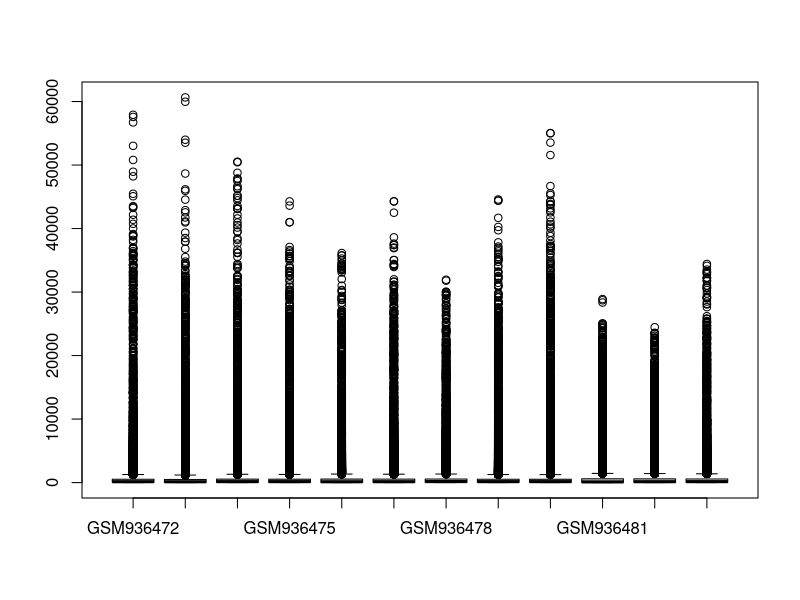
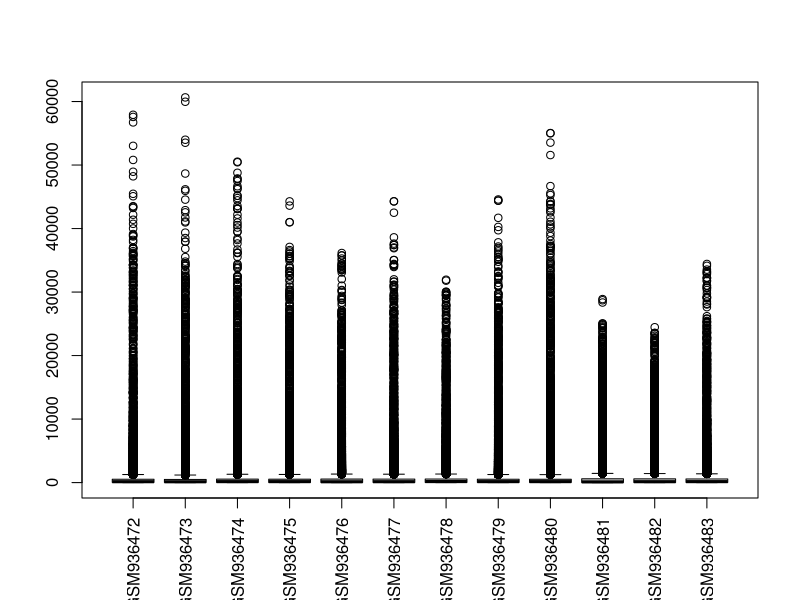
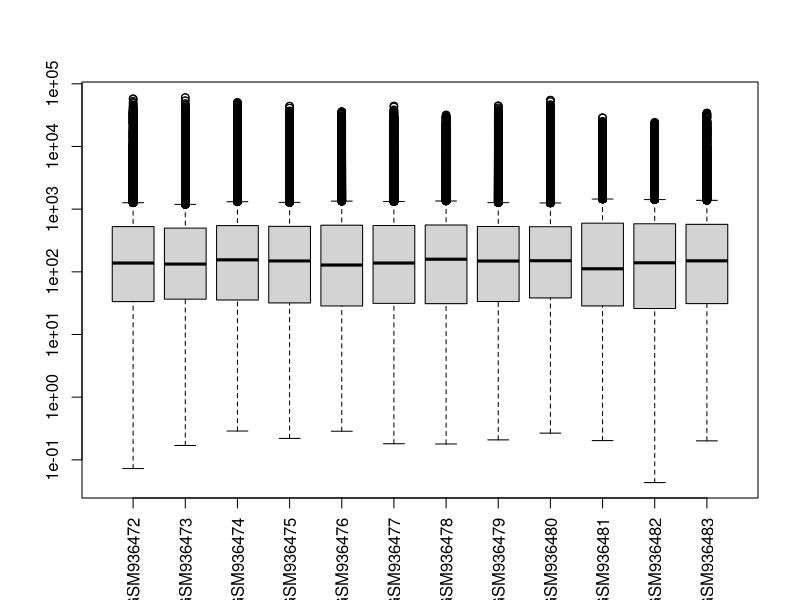
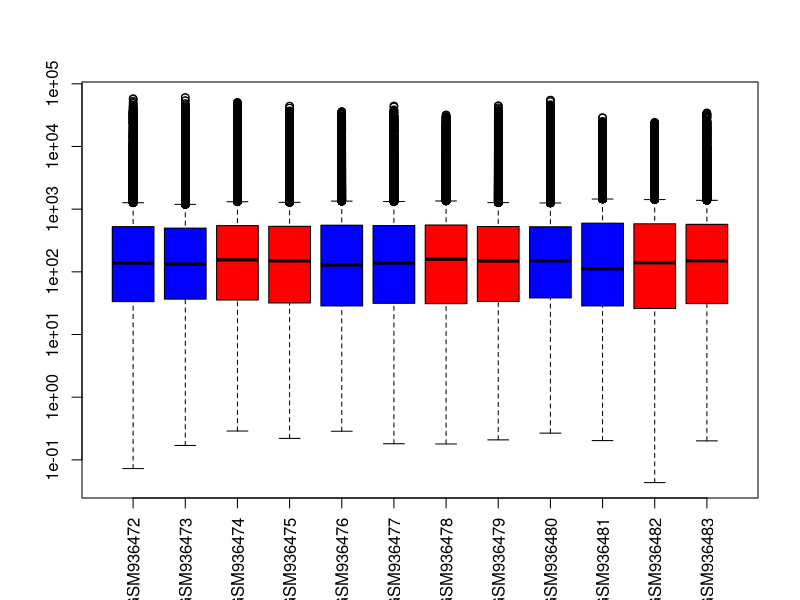
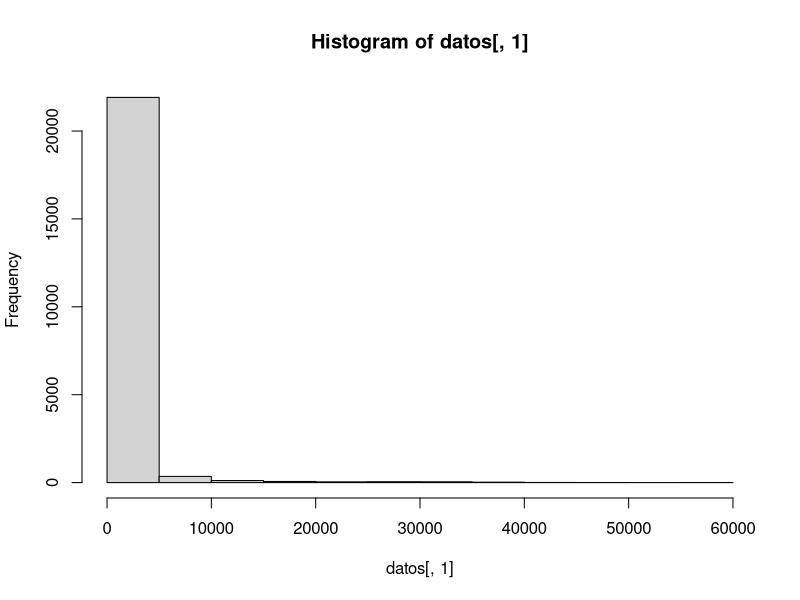
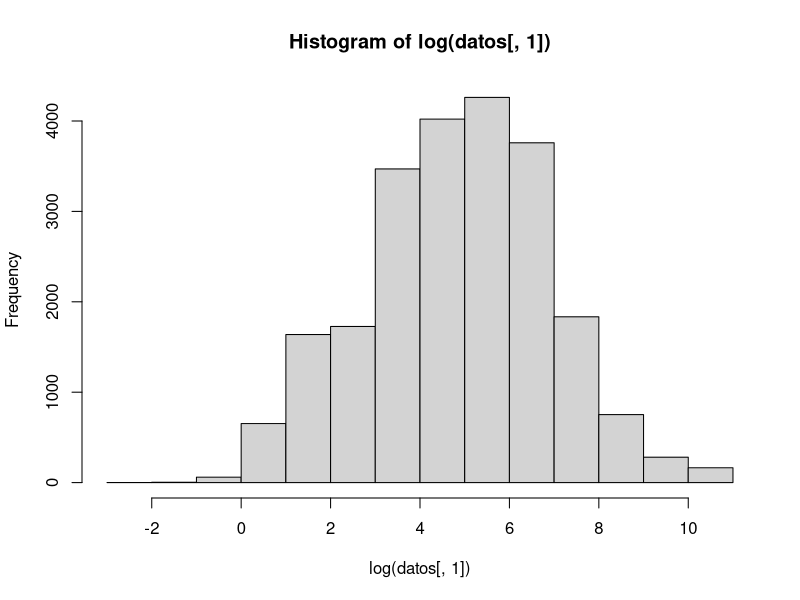
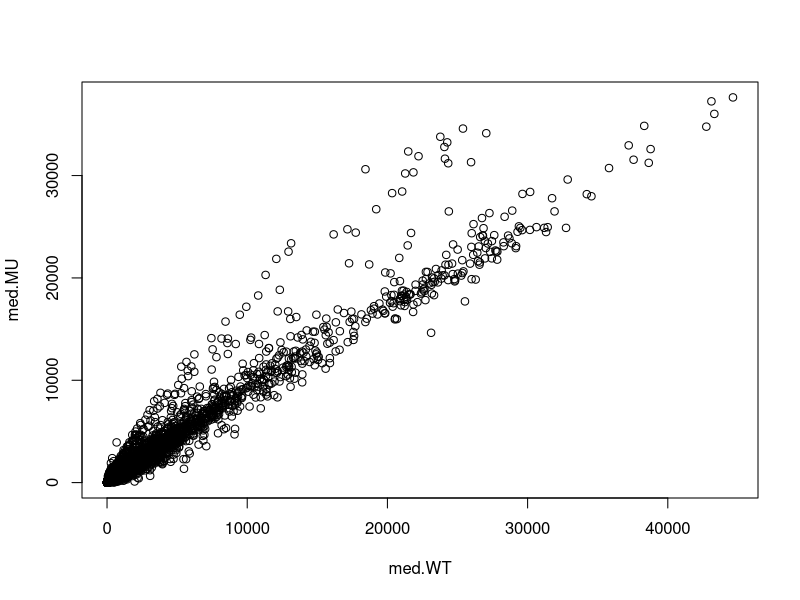
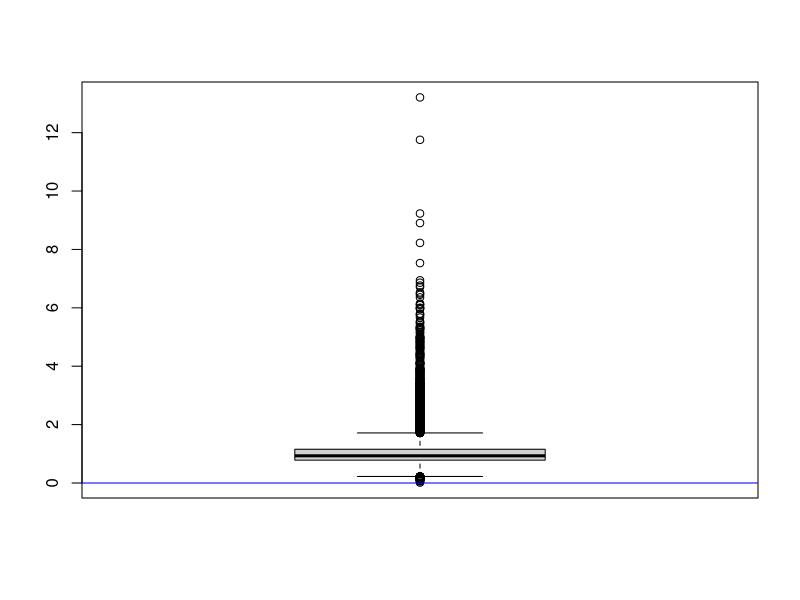

Write the R code that produced these figures, in order.
##microarray_analysis.r
##2014-07-15 dmontaner@cipf.es
##Celegans microarray data analysis
##We explore data from the series GSE38196 of the GEO database (fyestp://ftp.ncbi.nlm.nih.gov/geo)

## CLEAN THE WORKING ENVIRONMENT
rm (list = ls ())
options (width = 200)


## READ DATA
setwd ("datos")
dir  ()

ls ()

datos <- read.table (file = "GSE38196_series_matrix.txt", header = TRUE, comment.char = "!", as.is = TRUE)
ls ()
class (datos)
dim (datos)
datos[1:3,]

rownames (datos) <- datos[,1]
datos <- datos[,-1]
datos[1:3,]

## ARRAY CLASS
clases <- read.table (file = "GSE38196_series_matrix.txt", skip = 38, nrows = 1, as.is = TRUE)
clases
clases <- unlist (clases)
clases
clases <- clases[-1]
clases

length (clases)

table (clases)

WT <- clases == "genotype: wild-type"
WT

names (WT) <- colnames (datos)
WT

datos[1:3,]

################################################################################

## DATA EXPLORATION 
summary (datos)

boxplot (datos)
boxplot (datos, las = 3)
boxplot (datos, las = 3, log = "y")

color <- rep ("red", times = 12)
color
color[WT]
color[WT] <- "blue"
color

cbind (WT, color)

boxplot (datos, las = 3, log = "y", col = color)

hist (datos[,1])
hist (log (datos[,1]))

################################################################################

## DATA ANALYSIS: differential expression

WT
!WT

med.WT <- rowMeans (datos[,WT])
med.MU <- rowMeans (datos[,!WT])

class (med.WT)

med.WT[1:3]
med.MU[1:3]

table (names (med.WT) == rownames (datos))

plot (med.WT, med.MU)

fold.change <- med.MU / med.WT
fold.change[1:3]

summary (fold.change)

boxplot (fold.change)
abline (h = 0, col = "blue")

log.fold.change <- log (fold.change)
log.fold.change[1:3]

summary (log.fold.change)

boxplot (log.fold.change)
abline (h = 0, col = "blue")


### DIFFERENTIALLY EXPRESSED GENES
boxplot (log.fold.change)
abline (h = 0, col = "blue")
abline (h = c(-2, 2), col = "red")

es.up   <- log.fold.change >  2
es.down <- log.fold.change < -2

es.up[1:3]

table (es.up, es.down)

rownames (datos)[es.up]
rownames (datos)[es.down]

datos[es.up,]
datos[es.down,]


boxplot (datos, las = 3, col = color, log = "y")

rownames (datos)[es.up]
rownames (datos)[es.up][1]

id <- rownames (datos)[es.up][1]
id

log (datos[id,])

lines (1:12, log (datos[id,]))

id <- rownames (datos)[es.down][1]
id

lines (1:12, log (datos[id,]), col = "blue")



### LOOP

ids.up <- rownames (datos)[es.up]
ids.down <- rownames (datos)[es.down]

ids.up
ids.down

for (id in ids.up) {
    print (toupper (id))
}


 
boxplot (datos, las = 3, col = color, log = "y")

for (id in ids.up) {
    lines (1:12, log (datos[id,]), col = "red")
}

for (id in ids.down) {
    lines (1:12, log (datos[id,]), col = "blue")
}
